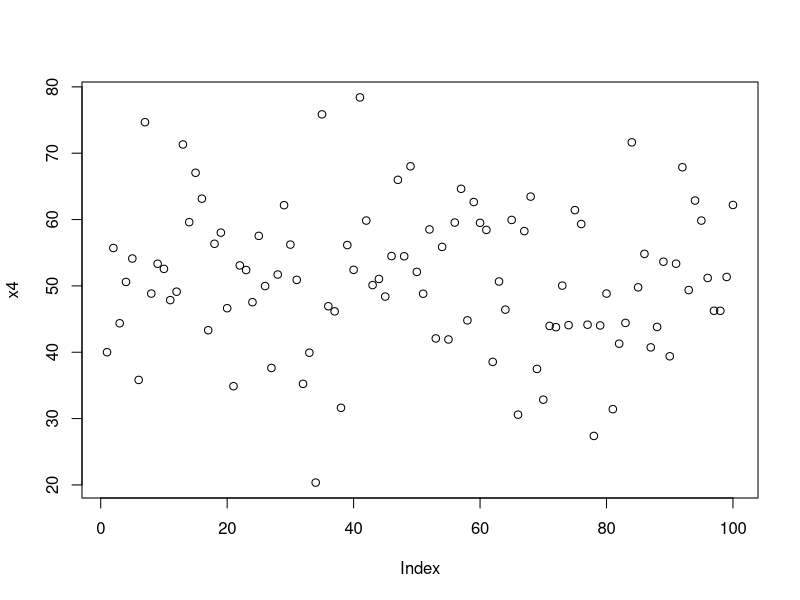
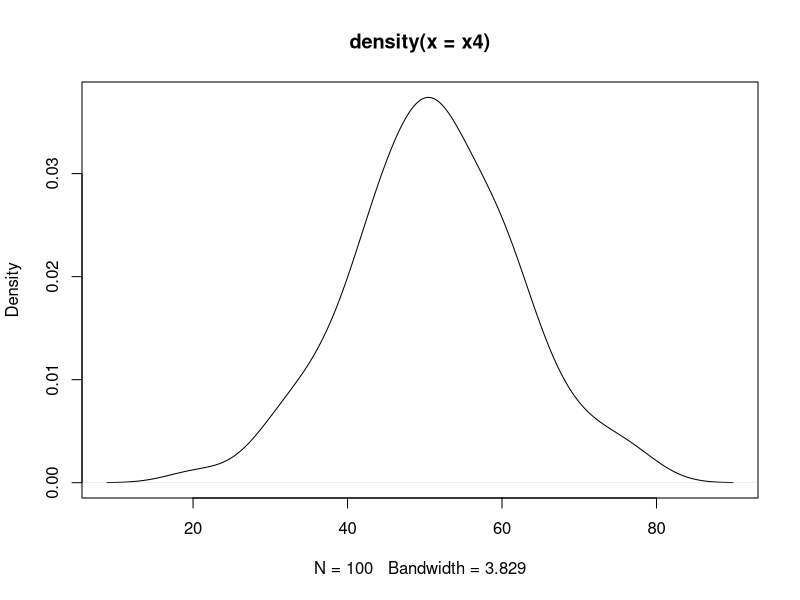
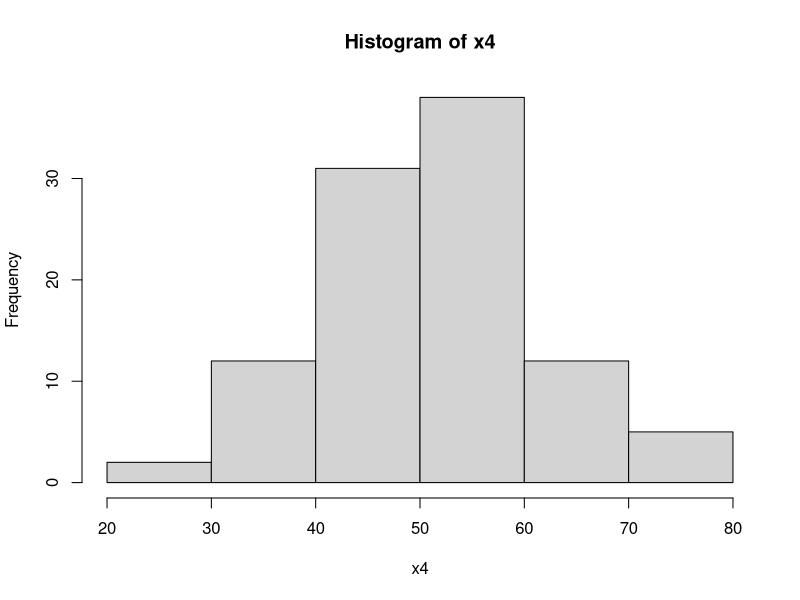
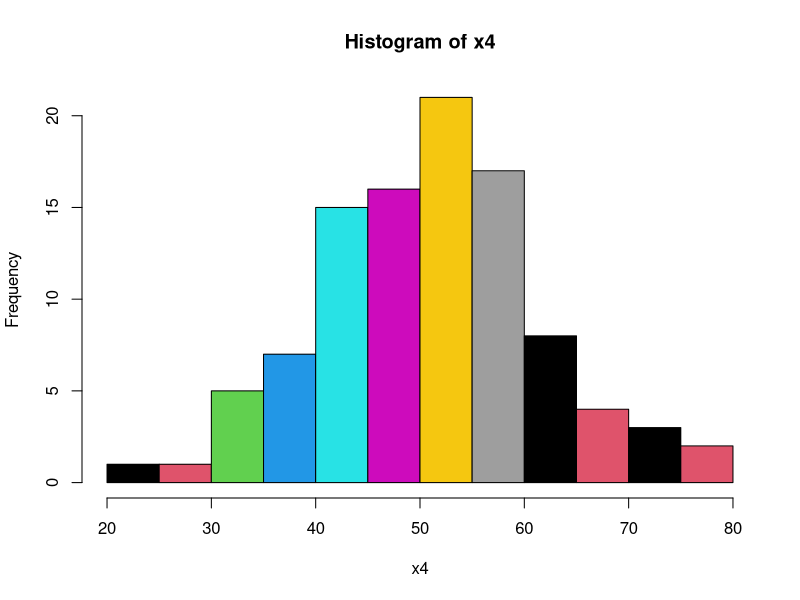
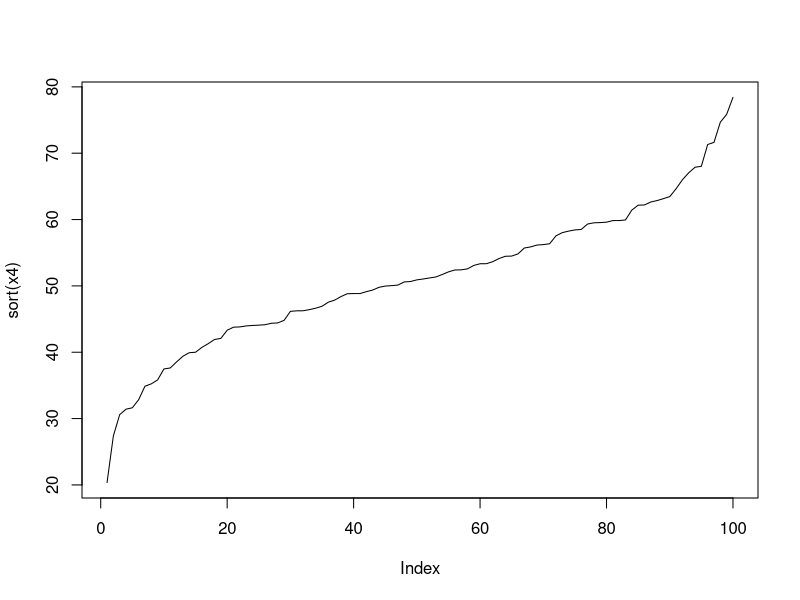

Here is the R script that generated these plots, in order: (Note: this script raises an error after producing the figures.)
#DAY1
?mtcars # HELP ON DATASET

x=1
class(x)
x
y=c(1,2,4)
summary(mtcars)

#vectos----
x=1:100
x
x1= c(1,5,6)
x1
print(x1)
?rnorm
(x4= rnorm(n=100, mean=50, sd=10))
plot(x4)
plot(density(x4))

hist(x4)
hist(x4, breaks=15, col=1:10)
range(x4)
min(x4)
mean(x4)
plot(sort(x4), type=  "l")
sort(x4)
x4[x4>60]
x4[1:10]
?c(1:10)
length(x4)
length(x4[x4>60])
x4>60
#Matrices
(data = c(10,20,30,40,50,55))
(m1= matrix(data=data, nrow=2))
m1= matrix(data=data, nrow=2)
colnames(m1)= c('c1','c2','c3')
m1
m1[1,]
m1[,1]
rowSums(m1)
colMeans(m1)
apply(m1,1,FUN=min)
# Dataframe----

(rollnumber=1:13)
(rollnumber= paste('IIML', 1:13, sep='-'))
(age=round(runif(13,min=24,max=32),2))
?runif  
(gender= sample(c('m','f'), size=13, replace=T))
table(gender)
(gender= sample(c('m','f'), size=13, replace=T, prob=c(.7,.3)))
(grade= sample(c('Ex','Good','Bad'), size=13, replace=T, prob=c(.6,.3,.1)))
table(gender)
table(grade)

(students= data.frame(rollnumber,age,gender,grade))
?data.frame
write.csv(students,'data/students.csv', row.names=F)
df1=read.csv('data/students.csv')
df1
